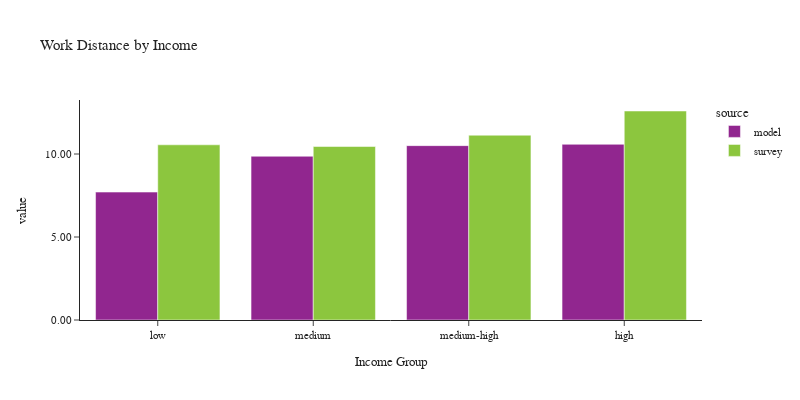

The code cell stored with this chart in its notebook:
### Code cell
plot_work_location(df_workers, 'hhincome_group', 'Income', 'Income Group')

### Figure 1 — Plotly figure (JSON) as saved in the notebook; plotly's stock layout.template omitted (floating-point values rounded to 4 significant figures)
{"data": [{"alignmentgroup": "True", "customdata": [[318258], [627223], [882358], [1115367]], "hovertemplate": "source=model<br>hhincome_group=%{x}<br>value=%{y}<br>sample count=%{customdata[0]}<extra></extra>", "legendgroup": "model", "marker": {"color": "#91268F", "pattern": {"shape": ""}}, "name": "model", "offsetgroup": "model", "orientation": "v", "showlegend": true, "textposition": "auto", "type": "bar", "x": ["low", "medium", "medium-high", "high"], "xaxis": "x", "y": [7.706, 9.865, 10.5, 10.58], "yaxis": "y"}, {"alignmentgroup": "True", "customdata": [[672], [626], [583], [942]], "hovertemplate": "source=survey<br>hhincome_group=%{x}<br>value=%{y}<br>sample count=%{customdata[0]}<extra></extra>", "legendgroup": "survey", "marker": {"color": "#8CC63E", "pattern": {"shape": ""}}, "name": "survey", "offsetgroup": "survey", "orientation": "v", "showlegend": true, "textposition": "auto", "type": "bar", "x": ["low", "medium", "medium-high", "high"], "xaxis": "x", "y": [10.55, 10.45, 11.13, 12.59], "yaxis": "y"}], "layout": {"barmode": "group", "font": {"size": 11}, "height": 400, "legend": {"title": {"text": "source"}, "tracegroupgap": 0}, "title": {"text": "Work Distance by Income"}, "width": 800, "xaxis": {"anchor": "y", "domain": [0.0, 1.0], "title": {"text": "Income Group"}}, "yaxis": {"anchor": "x", "domain": [0.0, 1.0], "tickformat": ".2f", "title": {"text": "value"}}}}
